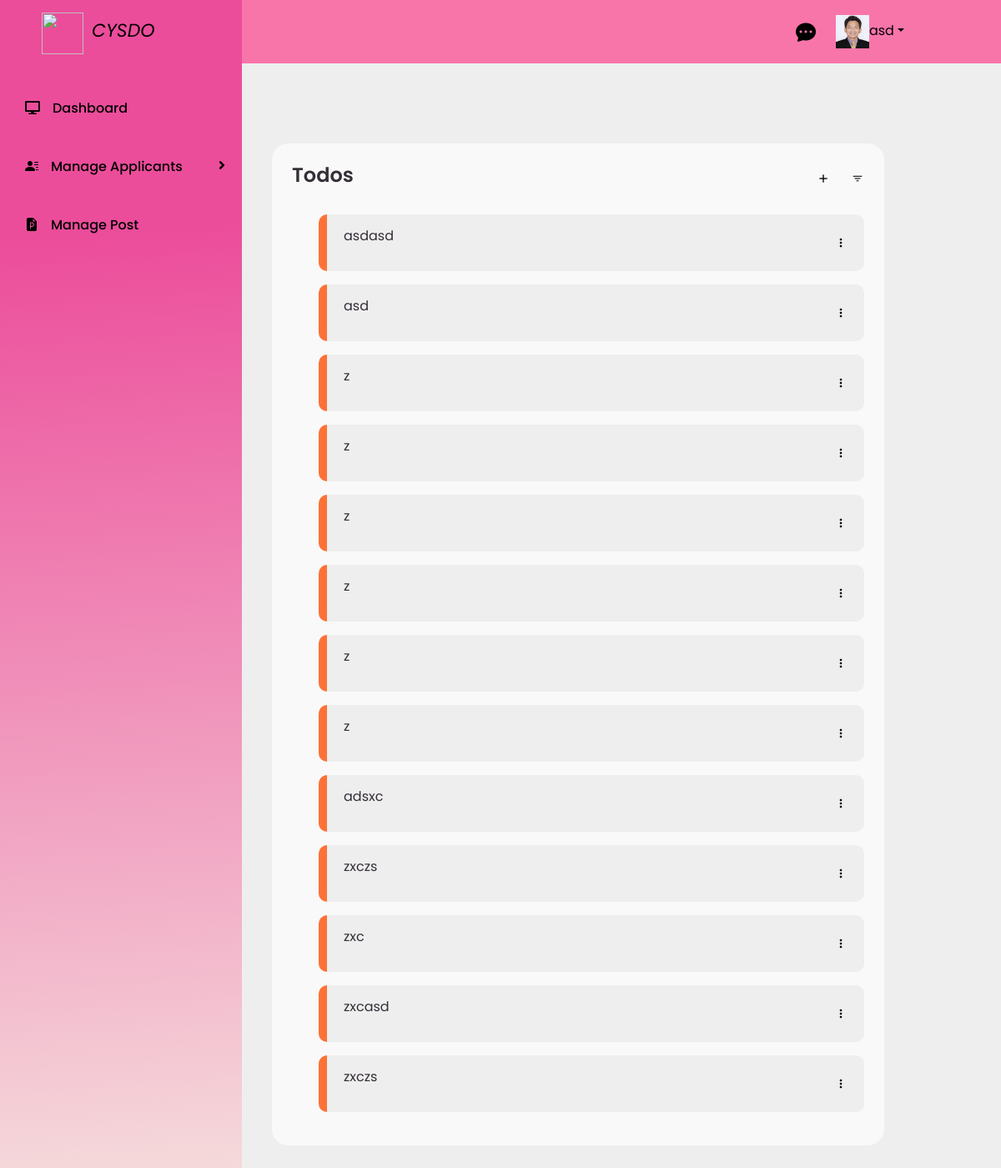
Page /pages/admin/adminHome.php (signed in) on the earlier database version.
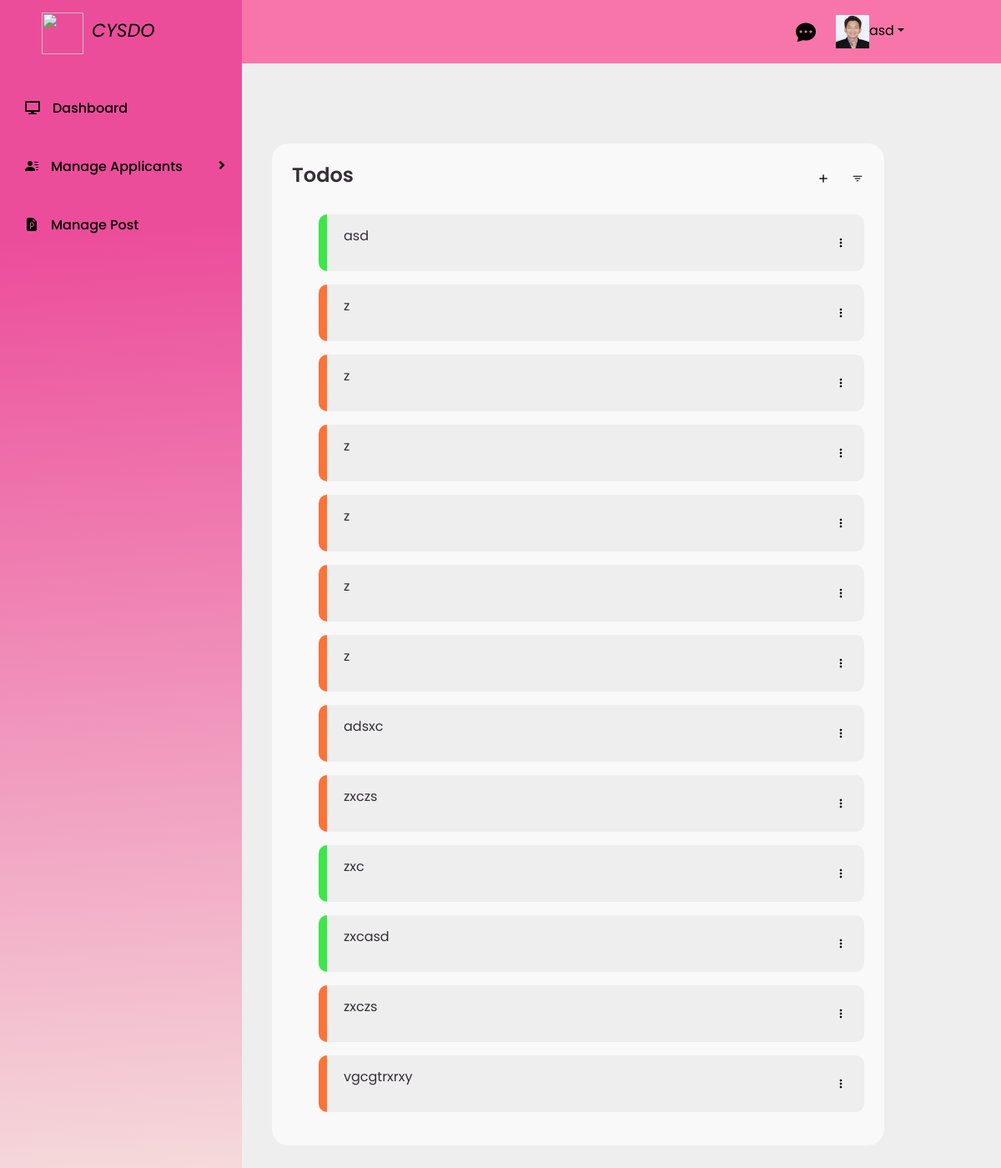
Same page on the later database version.
### tables this page shows
CREATE TABLE `todos` (
  `id` int(11) NOT NULL,
  `todo_text` varchar(255) NOT NULL,
  `completed` tinyint(1) DEFAULT 0,
  `created_at` timestamp NOT NULL DEFAULT current_timestamp()
);

### pages/admin/adminHome.php (the view, shortened to what this page needs)
<html lang="en">
<head>
    <link href="https://cdn.jsdelivr.net/npm/bootstrap@5.3.0/dist/css/bootstrap.min.css" rel="stylesheet">
    <link rel="stylesheet" href="../../style/dashboard.css">
</head>
<body>
    <?php
    if ($_SESSION['role'] === 'admin') {
        include '../../assets/template/profileNav.php';
    } elseif ($_SESSION['role'] === 'staff') {
        include '../../assets/template/staffNavi.php';
    }
    ?>
    <section id="content" class="home-section">
            <main>
            <div class="table-data">
                <div class="todo">
                    <div class="head">
                        <h3>Todos</h3>
                        <a class="btnAddTodo bx bx-plus dropdown-toggle-split text-black" type="button" data-bs-target="#addTodo" data-bs-toggle="modal" data-bs-whatever="@addTo-do"></a>
                        <i class="bx bx-filter" onclick="toggleTodoList()"></i>
                    </div>
                    <ul class="todo-list">
                        <?php
                        $server = "localhost";
                        $username = "root";
                        $password = "";
                        $db = "cysdo";
                        $conn = new mysqli($server, $username, $password, $db);
                        $sql = "SELECT * FROM todos";
                        $result = $conn->query($sql);
                        if ($result->num_rows > 0) {
                            while ($row = $result->fetch_assoc()) {
                                $completed = $row['completed'] ? 'completed' : 'not-completed';
                                $todoId = $row['id'];
                                $todoText = $row['todo_text'];
                        ?>
                                <li class="<?php echo $completed; ?>" data-id="<?php echo $todoId; ?>">
                                    <p><?php echo $todoText; ?></p>
                                    <div class="dropdown-center">
                                        <a class="bx bx-dots-vertical-rounded text-black" type="button" data-bs-toggle="dropdown" aria-expanded="false">
                                        </a>
                                    </div>
                                </li>
                        <?php
                            }
                        } else {
                            echo "No todos found.";
                        }
                        ?>
                    </ul>
                </div>
            </div>
            </main>
    </section>
</body>
</html>

Differences in the rows shown:
removed todos: todo_text "asdasd"
changed todos "asd": completed 0 → 1 (drawn)
changed todos "zxc": completed 0 → 1 (drawn)
changed todos "zxcasd": completed 0 → 1 (drawn)
added todos: todo_text "vgcgtrxrxy"
